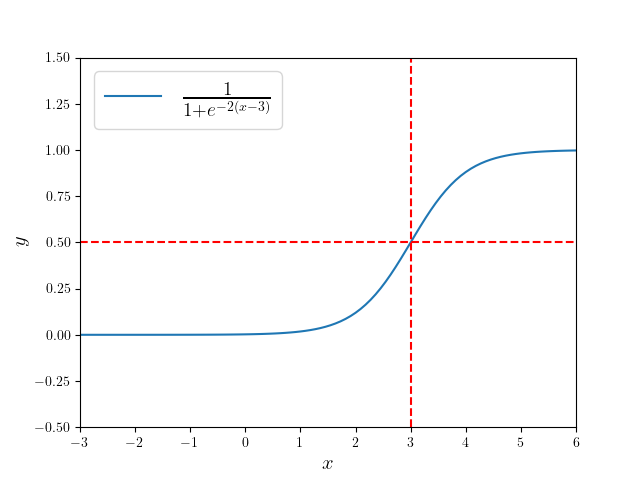

This figure's Python source:
import numpy as np
import matplotlib.pyplot as plt
from matplotlib import rc
rc('text',usetex=True)

def func(x,m,n):
    return 1. / (1. + np.exp(-n*(x-m)))

if __name__ == '__main__':
    n = 2.
    m = 3.
    
    x = np.linspace(-3,6,100)
    y = func(x,m,n)
    l = [0.5 for i in x]
    
    fig = plt.figure()
    plt.xlim(-3,6)
    plt.ylim(-0.5,1.5)
    plt.xlabel(r"$x$",fontsize=15)
    plt.ylabel(r"$y$",fontsize=15)
    plt.tick_params(axis='both',which='major',labelsize=10)
    
    plt.plot(x,y,label=r"$\frac{1}{1+e^{-2(x-3)}}$")
    plt.plot(x,l,linestyle='--',color='r')
    plt.vlines(x=m,ymin=-0.5,ymax=1.5,linestyle='--',color='r')
    plt.legend(loc='upper left',fontsize=20)

    plt.savefig("logistic_f.png")
    #plt.show()
